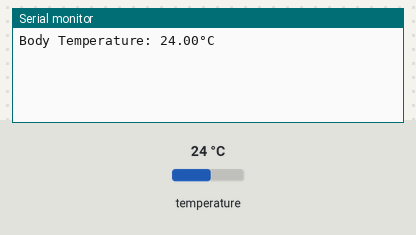
Bench run of a sketch on a simulated Arduino Uno, built with avr-gcc and run on an emulated ATmega328P. Parts: the last lines printed to the serial monitor. The test bench sets the inputs (shaded band); at power-on: temperature 24 °C.

Above: at 2.3 s.
2.4 s: temperature set to 12 °C
At 3.7 s:
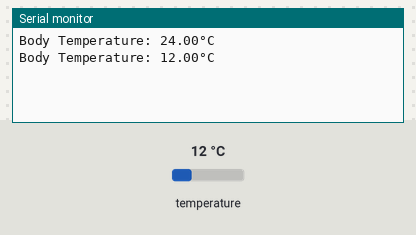
3.9 s: temperature set to 19 °C
At 5.4 s:
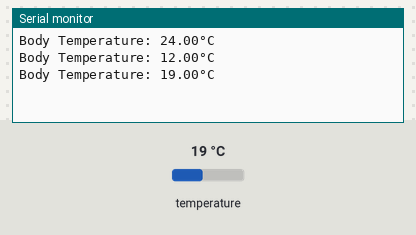
Timing chart, 0 to 6.9 s (numbered marks = the images above; inputs shaded):
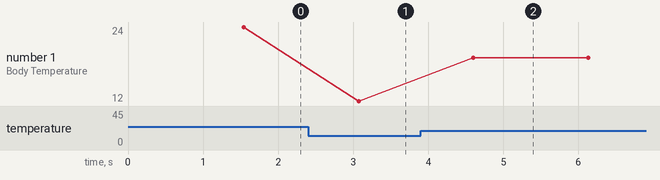

The sketch:

Wiredtemperature.ino
```cpp
#include <OneWire.h>
#include <DallasTemperature.h>


#define REPORTING_PERIOD_MS 1000
#define DS18B20 5


OneWire oneWire(DS18B20);
DallasTemperature sensors(&oneWire);

float bodytemperature;
unsigned long tsLastReport = 0;

void setup() {
    Serial.begin(115200);
    sensors.begin();
}

void loop() {
    sensors.requestTemperatures();
    bodytemperature = sensors.getTempCByIndex(0);

    if (millis() - tsLastReport > REPORTING_PERIOD_MS) {
        Serial.print("Body Temperature: ");
        Serial.print(bodytemperature);
        Serial.println("°C");
        tsLastReport = millis();
    }
}
```

Measured:
- after the input at 2.4 s, the serial monitor: prints a new line after 0.67 s (image 1)
- after the input at 3.9 s, the serial monitor: prints a new line after 0.70 s (image 2)
- plotted number 1: 24 → 12 after the input at 2.4 s, 12 → 19 after the input at 3.9 s
